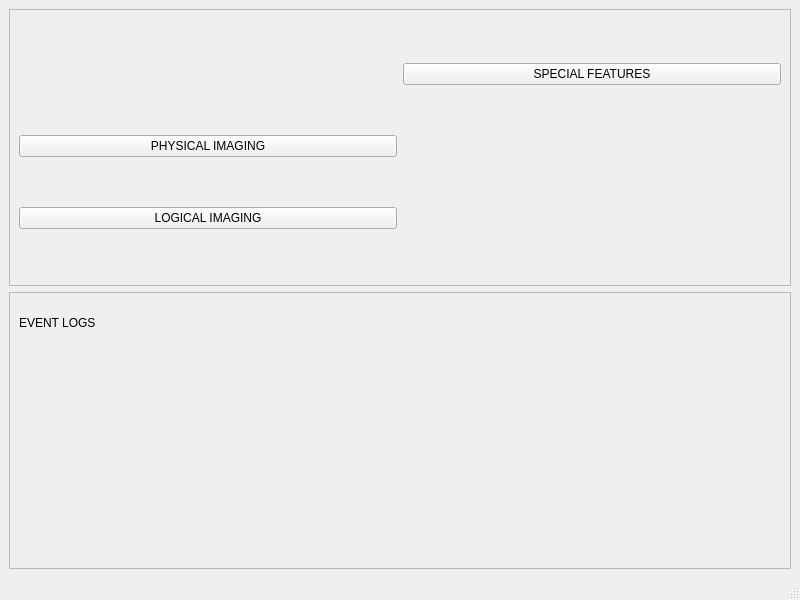
<?xml version="1.0" encoding="UTF-8"?>
<ui version="4.0">
 <class>window4</class>
 <widget class="QMainWindow" name="window4">
  <property name="geometry">
   <rect>
    <x>0</x>
    <y>0</y>
    <width>800</width>
    <height>600</height>
   </rect>
  </property>
  <property name="windowTitle">
   <string>window4</string>
  </property>
  <widget class="QWidget" name="centralwidget">
   <layout class="QVBoxLayout" name="verticalLayout">
    <item>
     <widget class="QFrame" name="frame">
      <property name="frameShape">
       <enum>QFrame::StyledPanel</enum>
      </property>
      <property name="frameShadow">
       <enum>QFrame::Raised</enum>
      </property>
      <layout class="QGridLayout" name="gridLayout">
       <item row="2" column="0">
        <widget class="QPushButton" name="pushButton_5">
         <property name="text">
          <string>LOGICAL IMAGING</string>
         </property>
        </widget>
       </item>
       <item row="0" column="2">
        <widget class="QPushButton" name="pushButton">
         <property name="text">
          <string>SPECIAL FEATURES</string>
         </property>
        </widget>
       </item>
       <item row="1" column="0">
        <widget class="QPushButton" name="pushButton_6">
         <property name="text">
          <string>PHYSICAL IMAGING</string>
         </property>
        </widget>
       </item>
      </layout>
     </widget>
    </item>
    <item>
     <widget class="QFrame" name="frame_2">
      <property name="frameShape">
       <enum>QFrame::StyledPanel</enum>
      </property>
      <property name="frameShadow">
       <enum>QFrame::Raised</enum>
      </property>
      <widget class="QLabel" name="label_3">
       <property name="geometry">
        <rect>
         <x>10</x>
         <y>10</y>
         <width>781</width>
         <height>41</height>
        </rect>
       </property>
       <property name="text">
        <string>EVENT LOGS </string>
       </property>
      </widget>
     </widget>
    </item>
   </layout>
  </widget>
  <widget class="QStatusBar" name="statusbar"/>
 </widget>
 <resources/>
 <connections/>
</ui>
